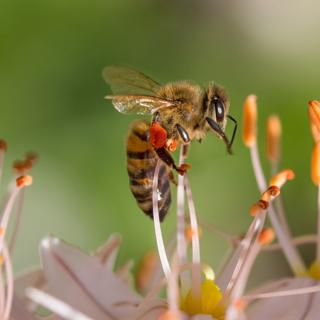
#> input picture groups_triplets_main/animals2/bee.jpg, 320 x 320 px; its folder holds 2 pictures in this run
$ python resize_images.py ../animals2 out.png
#> lines starting #> are read from the running program, lines starting #| are printed output that depends on the picture
"""Resize every image in a folder to 1/3 of its original size.

Originals are left untouched; resized copies go to a new folder.

Usage (from groups_triplets_main/):
    python3 resize_images.py STIMULI              # writes to STIMULI_resized/
    python3 resize_images.py STIMULI my_output    # writes to my_output/

Requires Pillow:  pip3 install Pillow
"""
import sys
from pathlib import Path

from PIL import Image

EXTENSIONS = {".png", ".jpg", ".jpeg", ".gif", ".webp"}
SCALE = 1 / 3

src = Path(sys.argv[1])
dst = Path(sys.argv[2]) if len(sys.argv) > 2 else src.with_name(src.name + "_resized")
dst.mkdir(exist_ok=True)

count = 0
for path in sorted(src.iterdir()):
    if path.suffix.lower() not in EXTENSIONS:
        continue
    with Image.open(path) as img:
#> img is the input picture: PIL image 320x320 RGB; mean R, G, B 133, 128.2, 78.4
        new_size = (max(1, round(img.width * SCALE)), max(1, round(img.height * SCALE)))
#> new_size = (107, 107)
        img.resize(new_size, Image.LANCZOS).save(dst / path.name)
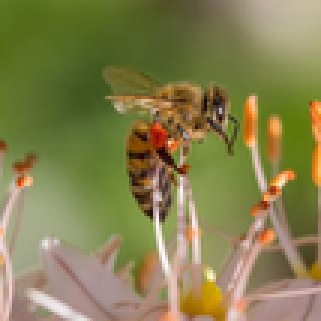
#> saved as bee.jpg: PIL image 107x107 RGB (shown 3 times larger); mean R, G, B 133, 128.1, 78.4
    count += 1
#> pass 2 of the loop `for path in sorted(src.iterdir()):`:
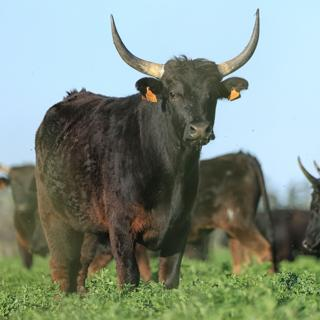
#> input picture groups_triplets_main/animals2/bull.jpg, 320 x 320 px
#> img is the input picture: PIL image 320x320 RGB; mean R, G, B 129.3, 143.9, 132.5
#> `img.resize(new_size, Image.LANCZOS).save(dst / path.name)`:
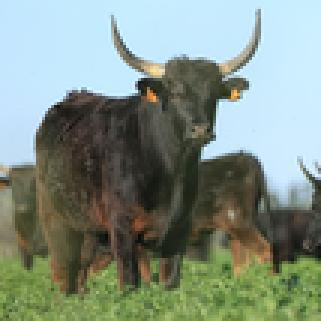
#> saved as bull.jpg: PIL image 107x107 RGB (shown 3 times larger); mean R, G, B 129.3, 143.9, 132.4

print(f"Resized {count} images from {src}/ to {dst}/")
